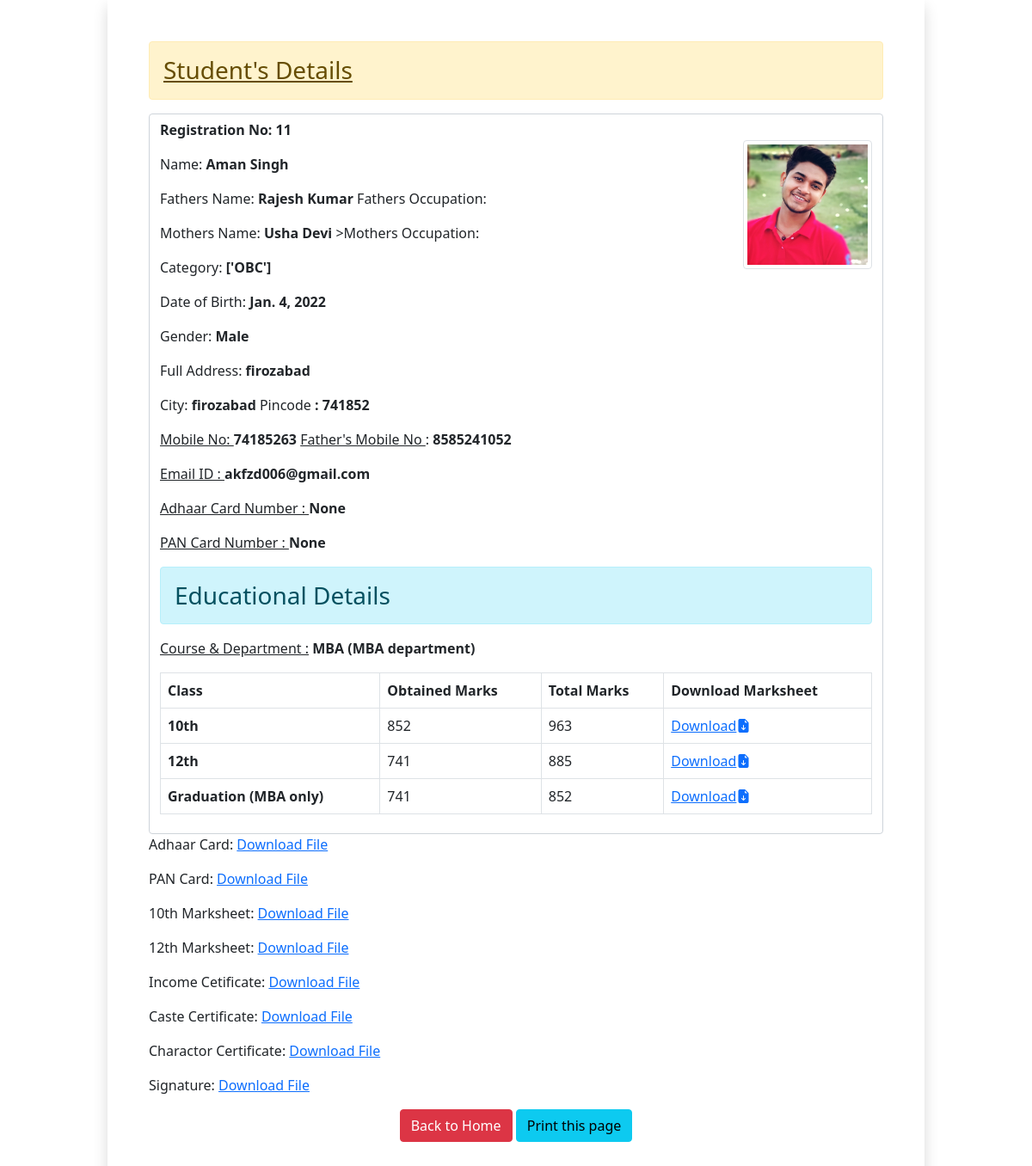
The page /app/11 (signed in) on the database its author committed.
### myapp/models.py (models this page shows)
class Student_data(models.Model):
 first_name = models.CharField(max_length=100)
 middle_name = models.CharField(max_length=100, blank=True)
 last_name = models.CharField(max_length=100)
 fathers_name = models.CharField(max_length=100)
 fathers_occupation = models.CharField(max_length=30, blank=True)
 mothers_name = models.CharField(max_length=100)
 mothers_occupation = models.CharField(max_length=30,  blank=True)
 dob = models.DateField(auto_now=False, auto_now_add=False)
 gender = models.CharField(max_length=100)
 category = models.CharField(max_length=50)
 address = models.CharField(max_length=180)
 city = models.CharField(max_length=180)
 pin = models.PositiveIntegerField()
 course = models.CharField(choices=COURSE_CHOICE, max_length=100)
 mark10_obtained = models.PositiveIntegerField(null=True, blank=True)
 mark10_total = models.PositiveIntegerField( null=True, blank=True)
 mark12_obtained = models.PositiveIntegerField(null=True, blank=True)
 mark12_total = models.PositiveIntegerField(null=True, blank=True)
 mark_graduation_obtained = models.PositiveIntegerField(null=True, blank=True)
 mark_graduation_total = models.PositiveIntegerField(null=True, blank=True)
 department = models.CharField(choices=DEPARTMENT_CHOICE, max_length=50, blank=True)
 mobile = models.PositiveIntegerField()
 mobile2 = models.PositiveIntegerField(null=True, blank=True)
 email = models.EmailField(null=True, blank=True)
 photo = models.ImageField(upload_to='d/1', blank=True)
 sign = models.ImageField(upload_to='d/8', blank=True)
 Adhaar = models.FileField(upload_to='d/2', blank=True)
 Adhaar_no = models.CharField(max_length=12, null=True, blank=True)
 pan = models.FileField(upload_to='d/3', blank=True)
 pan_no = models.CharField(max_length=10, null=True, blank=True)
 caste = models.FileField(upload_to='d/3', blank=True)
 income = models.FileField(upload_to='d/4', blank=True)
 charactor_certificate = models.FileField(upload_to='d/5', blank=True)
 mark10 = models.FileField(upload_to='d/6', blank=True)
 mark12 = models.FileField(upload_to='d/7', blank=True)
 mark_graduation=models.FileField(upload_to='d/8', blank=True)

### myapp/views.py (the view)
# urls.py: path('app/<int:pk>', views.application_form, name='application'),
@login_required
def application_form(request, pk):
  candidate = Student_data.objects.get(pk=pk)
  return render(request, 'myapp/candidate.html', {'candidate':candidate})

### myapp/templates/myapp/candidate.html (shortened to what this page needs)
<!DOCTYPE html>
{% load myfilter %}
<html lang="en">
<head>
  <link href="https://cdn.jsdelivr.net/npm/bootstrap@5.0.0-beta2/dist/css/bootstrap.min.css" rel="stylesheet">
</head>
  <div class="container">
   <div class="row">
    <div class="col-sm-10 shadow p-5 offset-sm-1">
     <h3 class=" alert alert-warning"><u>Student's Details</u> </h3>
     <link rel="stylesheet" href="https://cdn.jsdelivr.net/npm/bootstrap-icons@1.8.0/font/bootstrap-icons.css">
    <div class="form-control">
      <img src="/media/{{candidate.photo}}" alt="" class="img-fluid img-thumbnail float-end mt-4" width="150" height="150">
     <p class="float"> <b> Registration No: {{candidate.id}} </b></p>
     <p>Name: <b> {{candidate.first_name  }} {{candidate.middle_name}} {{candidate.last_name}} </b> </p>
     <p>Fathers Name: <b>{{candidate.fathers_name}} </b> Fathers Occupation: <b> {{candidate.fathers_occupation}} </b></p></p>
     <p>Mothers Name: <b> {{candidate.mothers_name}} </b>>Mothers Occupation:  <b> {{candidate.fathers_occupation}} </b> </p>
     <p>Category: <b>{{candidate.category}}</b></p>
     <p>Date of Birth: <b>{{candidate.dob}} </b></p>
     <p>Gender: <b> {{candidate.gender}} </b></p>
     <p>Full Address: <b>{{candidate.address}}</b></p>
     <p>City: <b> {{candidate.city}} </b> Pincode <b>:      {{candidate.pin}} </b> </p>
     <p><u> Mobile No: </u><b> {{candidate.mobile}} </b><u> Father's Mobile No </u>  : <b> {{candidate.mobile2}} </b></p>
     <p> <u> Email ID : </u> <b> {{candidate.email}}</b></p>
     <p><u>Adhaar Card Number : </u> <b>{{candidate.Adhaar_no}}</b></p>
     <p><u>PAN Card Number : </u> <b>{{candidate.pan_no}}</b></p>
    <h3 class="alert alert-info">Educational Details</h3>
    <p><u>Course & Department :</u> <b>{{candidate.course}}  ({{candidate.department}})</b> </p>
    <table class="table table-bordered">
      <thead>
        <tr>
          <th scope="col">Class</th>
          <th scope="col">Obtained Marks</th>
          <th scope="col">Total Marks</th>
          <th scope="col"> Download Marksheet </th>
        </tr>
      </thead>
      <tbody>
        <tr>
          <th scope="row">10th</th>
          <td>{{candidate.mark10_obtained}}</td>
          <td>{{candidate.mark10_total}}</td>
          <td><a href="media/{{candidate.mark10}}" download="media/{{candidate.mark10}}">Download<i class="bi bi-file-earmark-arrow-down-fill"></i></a></td>
        </tr>
        <tr>
          <th scope="row">12th</th>
          <td>{{candidate.mark12_obtained}}</td>
          <td>{{candidate.mark12_total}}</td>
          <td><a href="media/{{candidate.mark12}}" download="media/{{candidate.mark12}}">Download<i class="bi bi-file-earmark-arrow-down-fill"></i></a></td>
        </tr>
        <tr>
          <th scope="row">Graduation (MBA only)</th>
          <td>{{candidate.mark_graduation_obtained}}</td>
          <td>{{candidate.mark_graduation_total}}</td>
          <td><a href="media/{{candidate.mark_graduation}}" download="media/{{candidate.mark_graduation}}">Download<i class="bi bi-file-earmark-arrow-down-fill"></i></a></td>
        </tr>
      </tbody>
    </table>
    </div>
     <p>Adhaar Card: <a href="/media/{{candidate.Adhaar}}" download="media/{{candidate.Adhaar}}">Download File </a></p>
     <p>PAN Card: <a href="media/{{candidate.pan}}" download="media/{{candidate.pan}}">Download File</a></p>
     <p>10th Marksheet: <a href="media/{{candidate.mark10}}" download="media/{{candidate.mark10}}">Download File</a></p>
     <p>12th Marksheet: <a href="media/{{candidate.mark12}}"download="media/{{candidate.mark12}}">Download File</a></p>
     <p>Income Cetificate: <a href="media/{{candidate.income}}" download="media/{{candidate.income}}">Download File</a></p>
     <p>Caste Certificate: <a href="media/{{candidate.caste}}" download="media/{{candidate.caste}}">Download File</a></p>
     <p>Charactor Certificate: <a href="media/{{candidate.charactor_certificate}}" download="media/{{candidate.charactor_certificate}}">Download File</a></p>
     <p>Signature: <a href="media/{{candidate.sign}}" download="media/{{candidate.sign}}">Download File</a></p>
    <div class="text-center">
     <a href="/" class="btn btn-danger">Back to Home</a>
     <a onClick="window.print()" class="btn btn-info">Print this page</a>
    </div>
    </div>
   </div>
  </div>
</body>
</html>

### rows shown on the page
Student_data: photo (picture), id "11", first_name "Aman", last_name "Singh", fathers_name "Rajesh Kumar", mothers_name "Usha Devi", category "['OBC']", dob "Jan. 4, 2022", gender "Male", address "firozabad", city "firozabad", pin "741852", mobile "74185263", mobile2 "8585241052", email "akfzd006@gmail.com", Adhaar_no "None", pan_no "None", course "MBA", department "MBA department", mark10_obtained "852", mark10_total "963", mark12_obtained "741", mark12_total "885", mark_graduation_obtained "741", mark_graduation_total "852"
